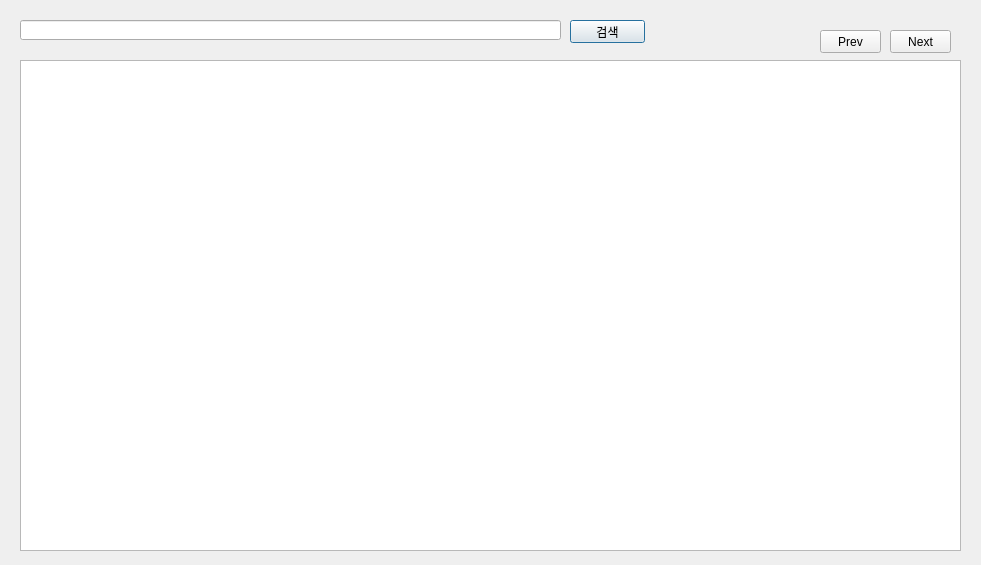
<?xml version="1.0" encoding="UTF-8"?>
<ui version="4.0">
 <class>Dialog</class>
 <widget class="QDialog" name="Dialog">
  <property name="geometry">
   <rect>
    <x>0</x>
    <y>0</y>
    <width>981</width>
    <height>565</height>
   </rect>
  </property>
  <property name="windowTitle">
   <string>File Contents</string>
  </property>
  <widget class="QLineEdit" name="searchLine">
   <property name="geometry">
    <rect>
     <x>20</x>
     <y>20</y>
     <width>541</width>
     <height>20</height>
    </rect>
   </property>
  </widget>
  <widget class="QPushButton" name="searchButton">
   <property name="geometry">
    <rect>
     <x>570</x>
     <y>20</y>
     <width>75</width>
     <height>23</height>
    </rect>
   </property>
   <property name="text">
    <string>검색</string>
   </property>
  </widget>
  <widget class="QTextBrowser" name="textBrw">
   <property name="geometry">
    <rect>
     <x>20</x>
     <y>60</y>
     <width>941</width>
     <height>491</height>
    </rect>
   </property>
  </widget>
  <widget class="QPushButton" name="prevButton">
   <property name="geometry">
    <rect>
     <x>820</x>
     <y>30</y>
     <width>61</width>
     <height>23</height>
    </rect>
   </property>
   <property name="text">
    <string>Prev</string>
   </property>
  </widget>
  <widget class="QPushButton" name="nextButton">
   <property name="geometry">
    <rect>
     <x>890</x>
     <y>30</y>
     <width>61</width>
     <height>23</height>
    </rect>
   </property>
   <property name="text">
    <string>Next</string>
   </property>
  </widget>
 </widget>
 <resources/>
 <connections/>
</ui>
